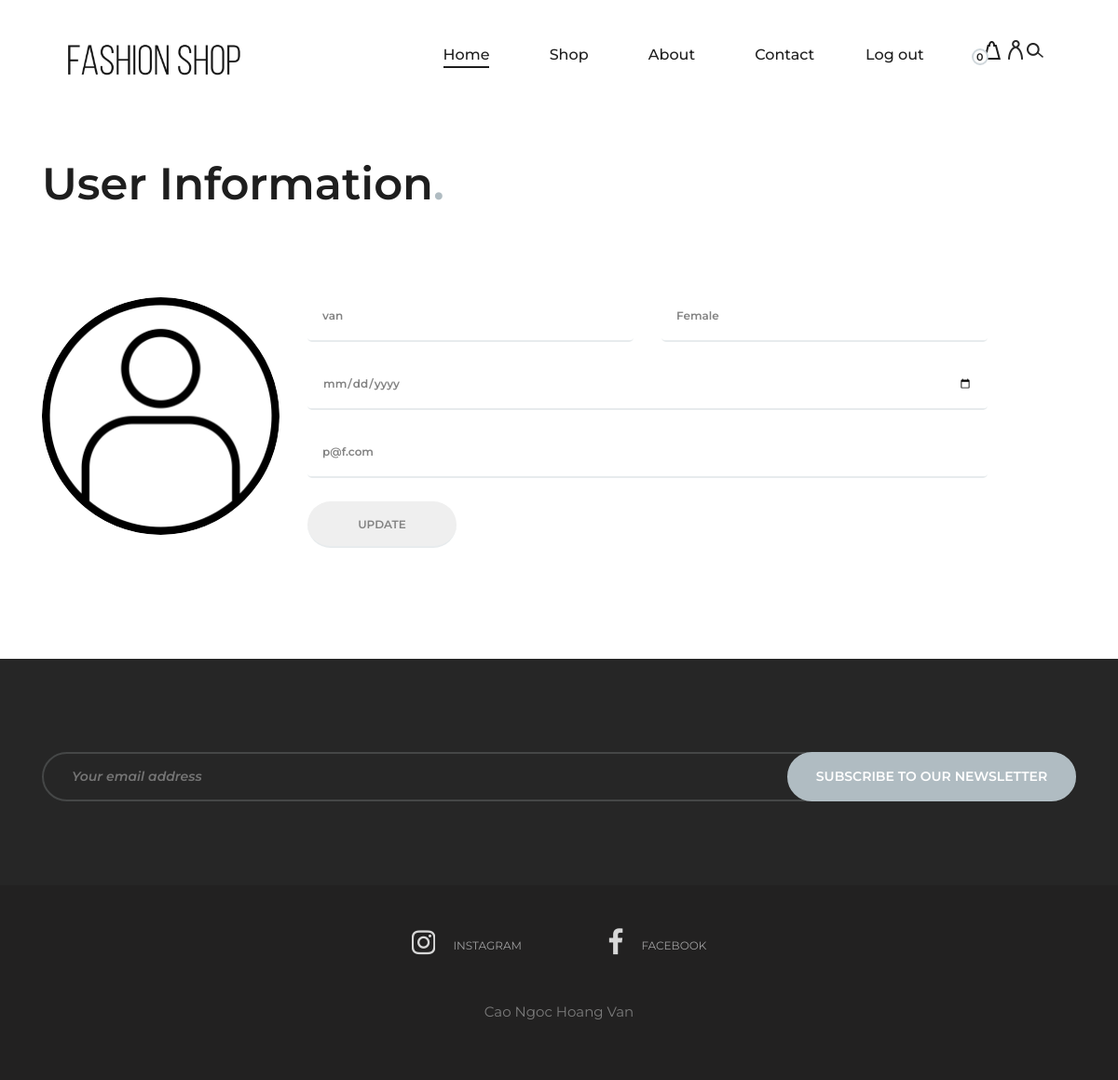
Page /user (signed in) on the committed database.
### fashionshop/models.py (models this page shows, shortened)
class User(db.Model, UserMixin):
    id = db.Column(db.Integer, primary_key=True)
    username = db.Column(db.String(20), unique = True, nullable = False)
    email = db.Column(db.String(120), unique = True, nullable = False)
    password = db.Column(db.String(60), nullable = False)
    birthday = db.Column(db.DateTime, nullable = False, default = datetime.utcnow)
    gender = db.Column(db.String(10), nullable = False, default = 'Female')
    comments = db.relationship('Comment', backref='author', lazy = True)

### fashionshop/routes.py (the view)
@app.route('/user', methods = ['GET','POST'])
@login_required
def user():
    form = UserForm()
    if form.validate_on_submit():
        current_user.username = form.username.data
        current_user.email = form.email.data
        current_user.birthday = form.birthday.data
        current_user.gender = form.gender.data
        db.session.commit()
        print('Save successfully!')
        flash(f'Your account information has updated!','success')
    elif request.method == 'GET':
        form.username.data = current_user.username
        form.email.data = current_user.email
        form.birthday.data = current_user.birthday
        form.gender.data = current_user.gender
    return render_template('user.html', title='User',  form= form)

### fashionshop/forms.py (shortened to what this page needs)
class UserForm(FlaskForm):
    username = StringField('Username', validators=[DataRequired(), Length(min = 2, max = 20)])
    email = StringField('Email', validators=[DataRequired(), Email()])
    gender = StringField('Gender', validators=[DataRequired(), Length(min = 4, max = 10)])
    birthday =  DateField('Birthday', format='%b %d %Y', validators=(Optional(),))
    submit = SubmitField('Update')

### fashionshop/models.py (called while the page is built)
@login_manager.user_loader
def load_user(user_id):
    return User.query.get(int(user_id))

### fashionshop/templates/user.html (shortened to what this page needs)
{% extends "layout.html" %}
{% block content %}
<section class="page-add">
    <div class="container">
        <div class="row">
            <div class="col-lg-8">
                <div class="page-breadcrumb">
                    <h2>User Information<span>.</span></h2>
                </div>
            </div>
        </div>
    </div>
</section>
<div class="contact-section">
    <div class="container">
        <div class="row">
            <div class="col-lg-3">
                <img class="rounded-circle" src="{{ url_for('static', filename ='img/profiles/'+ 'default.jpg') }}">
            </div>
            <div class="col-lg-8">
                    <form class="contact-form" method="POST" action="" enctype="multipart/form-data">
                        <div class="row">
                            <div class="col-lg-6">
                                {% if form.username.errors %}
                                    {{ form.username(class="form-control form-control-lg is-invalid") }}
                                    <div class="invalid-feedback">
                                        {% for error in form.username.errors %}
                                            <span>{{ error }}</span>
                                        {% endfor %}
                                    </div>
                                {% else %}
                                    {{ form.username(class="form-control form-control-lg") }}
                                {% endif %}
                            </div>
                            <div class="col-lg-6">
                                {% if form.gender.errors %}
                                    {{ form.gender(class="form-control form-control-lg is-invalid") }}
                                    <div class="invalid-feedback">
                                        {% for error in form.gender.errors %}
                                            <span>{{ error }}</span>
                                        {% endfor %}
                                    </div>
                                {% else %}
                                    {{ form.gender(class="form-control form-control-lg") }}
                                {% endif %}
                            </div>
                            <div class="col-lg-12">
                                {% if form.birthday.errors %}
                                    {{ form.birthday(class="form-control form-control-lg is-invalid") }}
                                    <div class="invalid-feedback">
                                        {% for error in form.birthday.errors %}
                                            <span>{{ error }}</span>
                                        {% endfor %}
                                    </div>
                                {% else %}
                                    {{ form.birthday(class="form-control form-control-lg") }}
                                {% endif %}
                                {{ form.email(class="form-control form-control-lg") }}
                            </div>
                            <div class="col-lg-3">
                                {{ form.submit(class="primary-btn chechout-btn") }}
                            </div>
                        </div>
                    </form>
            </div>
        </div>
    </div>
</div>
{% endblock content %}

### fashionshop/static/css/style.css (style rules this page uses)
html, body { height: 100%; font-family: "Montserrat", sans-serif; -webkit-font-smoothing: antialiased; font-smoothing: antialiased; background: none; }
h1, h2, h3, h4, h5, h6 { margin: 0; color: #111111; font-weight: 500; font-family: "Montserrat", sans-serif; }
h2 { font-size: 36px; }
img { max-width: 100%; }
.primary-btn { color: #fff; display: inline-block; font-size: 14px; font-weight: 600; padding: 16px 40px; border: 2px solid #fff; border-radius: 50px; text-transform: uppercase; }
.page-add { padding-top: 31px; margin-bottom: 92px; }
.page-add .page-breadcrumb { padding-top: 34px; }
.page-add .page-breadcrumb h2 { color: #1e1e1e; font-size: 48px; font-weight: 600; }
.page-add .page-breadcrumb h2 span { color: #B0BCC2; }
.contact-section { padding-bottom: 94px; }
.contact-form input { width: 100%; font-size: 12px; font-weight: 600; color: #838383; border: 0; padding-bottom: 14px; border-bottom: 2px solid #E7EBED; margin-bottom: 25px; }

### rows in the picture
User: username "van", gender "Female", email "p@f.com"
